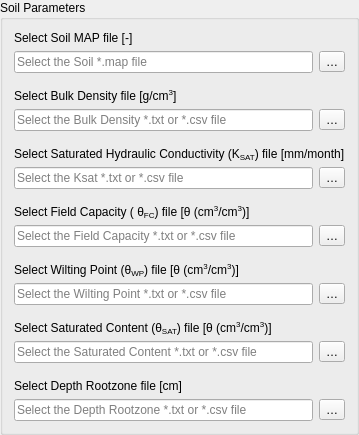
              <widget class="QGroupBox" name="groupBox_SoilParam">
               <property name="sizePolicy">
                <sizepolicy hsizetype="Minimum" vsizetype="Minimum">
                 <horstretch>0</horstretch>
                 <verstretch>0</verstretch>
                </sizepolicy>
               </property>
               <property name="title">
                <string>Soil Parameters</string>
               </property>
               <layout class="QVBoxLayout" name="verticalLayout_18">
                <item>
                 <layout class="QVBoxLayout" name="verticalLayout_17">
                  <item>
                   <layout class="QGridLayout" name="gridLayout_24">
                    <item row="0" column="0">
                     <widget class="QLabel" name="label_SoilMap">
                      <property name="sizePolicy">
                       <sizepolicy hsizetype="Minimum" vsizetype="Minimum">
                        <horstretch>0</horstretch>
                        <verstretch>0</verstretch>
                       </sizepolicy>
                      </property>
                      <property name="toolTip">
                       <string>This map defines the soil classes.</string>
                      </property>
                      <property name="whatsThis">
                       <string>Path to map that represents the soil classes of the study area, the number of classes are defined by user and are related to hydraulic properties.</string>
                      </property>
                      <property name="text">
                       <string>Select Soil MAP file [-]</string>
                      </property>
                      <property name="buddy">
                       <cstring>btn_SoilMap</cstring>
                      </property>
                     </widget>
                    </item>
                    <item row="1" column="0">
                     <layout class="QHBoxLayout" name="horizontalLayout_18">
                      <item>
                       <widget class="QLineEdit" name="lineEdt_SoilMap">
                        <property name="toolTip">
                         <string>This map defines the soil classes.</string>
                        </property>
                        <property name="whatsThis">
                         <string>Path to map that represents the soil classes of the study area, the number of classes are defined by user and are related to hydraulic properties.</string>
                        </property>
                        <property name="text">
                         <string/>
                        </property>
                        <property name="placeholderText">
                         <string>Select the Soil *.map file</string>
                        </property>
                        <property name="clearButtonEnabled">
                         <bool>true</bool>
                        </property>
                       </widget>
                      </item>
                      <item>
                       <widget class="QToolButton" name="btn_SoilMap">
                        <property name="toolTip">
                         <string>This map defines the soil classes.</string>
                        </property>
                        <property name="whatsThis">
                         <string>Path to map that represents the soil classes of the study area, the number of classes are defined by user and are related to hydraulic properties.</string>
                        </property>
                        <property name="text">
                         <string>…</string>
                        </property>
                       </widget>
                      </item>
                     </layout>
                    </item>
                   </layout>
                  </item>
                  <item>
                   <spacer name="verticalSpacer_13">
                    <property name="orientation">
                     <enum>Qt::Vertical</enum>
                    </property>
                    <property name="sizeHint" stdset="0">
                     <size>
                      <width>20</width>
                      <height>10</height>
                     </size>
                    </property>
                   </spacer>
                  </item>
                  <item>
                   <layout class="QGridLayout" name="gridLayout_22">
                    <item row="0" column="0">
                     <widget class="QLabel" name="label_DensityDg">
                      <property name="sizePolicy">
                       <sizepolicy hsizetype="Minimum" vsizetype="Minimum">
                        <horstretch>0</horstretch>
                        <verstretch>0</verstretch>
                       </sizepolicy>
                      </property>
                      <property name="toolTip">
                       <string>Values of Bulk density for each soil class.</string>
                      </property>
                      <property name="whatsThis">
                       <string>This file is a *.txt or *.csv file with values, representing the Bulk density for each soil class.
</string>
                      </property>
                      <property name="text">
                       <string>&lt;html&gt;&lt;head/&gt;&lt;body&gt;&lt;p&gt;Select Bulk Density file [g/cm&lt;span style=&quot; vertical-align:super;&quot;&gt;3&lt;/span&gt;]&lt;/p&gt;&lt;/body&gt;&lt;/html&gt;</string>
                      </property>
                      <property name="buddy">
                       <cstring>btn_DensityDg</cstring>
                      </property>
                     </widget>
                    </item>
                    <item row="1" column="0">
                     <layout class="QHBoxLayout" name="horizontalLayout_19">
                      <item>
                       <widget class="QLineEdit" name="lineEdt_DensityDg">
                        <property name="toolTip">
                         <string>Values of Bulk density for each soil class.</string>
                        </property>
                        <property name="whatsThis">
                         <string>This file is a *.txt or *.csv file with values, representing the Bulk density for each soil class.
</string>
                        </property>
                        <property name="text">
                         <string/>
                        </property>
                        <property name="placeholderText">
                         <string>Select the Bulk Density *.txt or *.csv file</string>
                        </property>
                        <property name="clearButtonEnabled">
                         <bool>true</bool>
                        </property>
                       </widget>
                      </item>
                      <item>
                       <widget class="QToolButton" name="btn_DensityDg">
                        <property name="toolTip">
                         <string>Values of Bulk density for each soil class.</string>
                        </property>
                        <property name="whatsThis">
                         <string>This file is a *.txt or *.csv file with values, representing the Bulk density for each soil class.
</string>
                        </property>
                        <property name="text">
                         <string>…</string>
                        </property>
                       </widget>
                      </item>
                     </layout>
                    </item>
                   </layout>
                  </item>
                  <item>
                   <spacer name="verticalSpacer_14">
                    <property name="orientation">
                     <enum>Qt::Vertical</enum>
                    </property>
                    <property name="sizeHint" stdset="0">
                     <size>
                      <width>20</width>
                      <height>10</height>
                     </size>
                    </property>
                   </spacer>
                  </item>
                  <item>
                   <layout class="QGridLayout" name="gridLayout_21">
                    <item row="0" column="0">
                     <widget class="QLabel" name="label_HydraulicConductivityKr">
                      <property name="sizePolicy">
                       <sizepolicy hsizetype="Minimum" vsizetype="Minimum">
                        <horstretch>0</horstretch>
                        <verstretch>0</verstretch>
                       </sizepolicy>
                      </property>
                      <property name="toolTip">
                       <string>Values of saturated hydraulic conductivity for each soil class.</string>
                      </property>
                      <property name="whatsThis">
                       <string>This file is a *.txt or *.csv file with values, representing the saturated hydraulic conductivity for each soil class.</string>
                      </property>
                      <property name="text">
                       <string>&lt;html&gt;&lt;head/&gt;&lt;body&gt;&lt;p&gt;Select Saturated Hydraulic Conductivity (K&lt;span style=&quot; vertical-align:sub;&quot;&gt;SAT&lt;/span&gt;) file [mm/month]&lt;/p&gt;&lt;/body&gt;&lt;/html&gt;</string>
                      </property>
                      <property name="buddy">
                       <cstring>btn_HydraulicConductivityKr</cstring>
                      </property>
                     </widget>
                    </item>
                    <item row="1" column="0">
                     <layout class="QHBoxLayout" name="horizontalLayout_20">
                      <item>
                       <widget class="QLineEdit" name="lineEdt_HydraulicConductivityKr">
                        <property name="toolTip">
                         <string>Values of saturated hydraulic conductivity for each soil class.</string>
                        </property>
                        <property name="whatsThis">
                         <string>This file is a *.txt or *.csv file with values, representing the saturated hydraulic conductivity for each soil class.</string>
                        </property>
                        <property name="text">
                         <string/>
                        </property>
                        <property name="placeholderText">
                         <string>Select the Ksat *.txt or *.csv file</string>
                        </property>
                        <property name="clearButtonEnabled">
                         <bool>true</bool>
                        </property>
                       </widget>
                      </item>
                      <item>
                       <widget class="QToolButton" name="btn_HydraulicConductivityKr">
                        <property name="toolTip">
                         <string>Values of saturated hydraulic conductivity for each soil class.</string>
                        </property>
                        <property name="whatsThis">
                         <string>This file is a *.txt or *.csv file with values, representing the saturated hydraulic conductivity for each soil class.</string>
                        </property>
                        <property name="text">
                         <string>…</string>
                        </property>
                       </widget>
                      </item>
                     </layout>
                    </item>
                   </layout>
                  </item>
                  <item>
                   <spacer name="verticalSpacer_15">
                    <property name="orientation">
                     <enum>Qt::Vertical</enum>
                    </property>
                    <property name="sizeHint" stdset="0">
                     <size>
                      <width>20</width>
                      <height>10</height>
                     </size>
                    </property>
                   </spacer>
                  </item>
                  <item>
                   <layout class="QGridLayout" name="gridLayout_20">
                    <item row="0" column="0">
                     <widget class="QLabel" name="label_FieldCapacityCC">
                      <property name="sizePolicy">
                       <sizepolicy hsizetype="Minimum" vsizetype="Minimum">
                        <horstretch>0</horstretch>
                        <verstretch>0</verstretch>
                       </sizepolicy>
                      </property>
                      <property name="toolTip">
                       <string>Values of field capacity water content (θ) for each soil class.</string>
                      </property>
                      <property name="whatsThis">
                       <string>This file is a *.txt or *.csv file with values, representing the field capacity water content (θ)y for each soil class.</string>
                      </property>
                      <property name="text">
                       <string>&lt;html&gt;&lt;head/&gt;&lt;body&gt;&lt;p&gt;Select Field Capacity ( θ&lt;span style=&quot; vertical-align:sub;&quot;&gt;FC&lt;/span&gt;) file [θ (cm&lt;span style=&quot; vertical-align:super;&quot;&gt;3&lt;/span&gt;/cm&lt;span style=&quot; vertical-align:super;&quot;&gt;3&lt;/span&gt;)]&lt;/p&gt;&lt;/body&gt;&lt;/html&gt;</string>
                      </property>
                      <property name="buddy">
                       <cstring>btn_FieldCapacityCC</cstring>
                      </property>
                     </widget>
                    </item>
                    <item row="1" column="0">
                     <layout class="QHBoxLayout" name="horizontalLayout_21">
                      <item>
                       <widget class="QLineEdit" name="lineEdt_FieldCapacityCC">
                        <property name="toolTip">
                         <string>Values of field capacity water content (θ) for each soil class.</string>
                        </property>
                        <property name="whatsThis">
                         <string>This file is a *.txt or *.csv file with values, representing the field capacity water content (θ)y for each soil class.</string>
                        </property>
                        <property name="text">
                         <string/>
                        </property>
                        <property name="placeholderText">
                         <string>Select the Field Capacity *.txt or *.csv file</string>
                        </property>
                        <property name="clearButtonEnabled">
                         <bool>true</bool>
                        </property>
                       </widget>
                      </item>
                      <item>
                       <widget class="QToolButton" name="btn_FieldCapacityCC">
                        <property name="toolTip">
                         <string>Values of field capacity water content (θ) for each soil class.</string>
                        </property>
                        <property name="whatsThis">
                         <string>This file is a *.txt or *.csv file with values, representing the field capacity water content (θ)y for each soil class.</string>
                        </property>
                        <property name="text">
                         <string>…</string>
                        </property>
                       </widget>
                      </item>
                     </layout>
                    </item>
                   </layout>
                  </item>
                  <item>
                   <spacer name="verticalSpacer_16">
                    <property name="orientation">
                     <enum>Qt::Vertical</enum>
                    </property>
                    <property name="sizeHint" stdset="0">
                     <size>
                      <width>20</width>
                      <height>10</height>
                     </size>
                    </property>
                   </spacer>
                  </item>
                  <item>
                   <layout class="QGridLayout" name="gridLayout_19">
                    <item row="0" column="0">
                     <widget class="QLabel" name="label_WiltingPointWP">
                      <property name="sizePolicy">
                       <sizepolicy hsizetype="Minimum" vsizetype="Minimum">
                        <horstretch>0</horstretch>
                        <verstretch>0</verstretch>
                       </sizepolicy>
                      </property>
                      <property name="toolTip">
                       <string>Values of Wilting Point (θwp) for each soil class.</string>
                      </property>
                      <property name="whatsThis">
                       <string>This file is a *.txt or *.csv file with values, representing the Wilting Point (θwp) for each soil class.</string>
                      </property>
                      <property name="text">
                       <string>&lt;html&gt;&lt;head/&gt;&lt;body&gt;&lt;p&gt;Select Wilting Point (θ&lt;span style=&quot; vertical-align:sub;&quot;&gt;WP&lt;/span&gt;) file [θ (cm&lt;span style=&quot; vertical-align:super;&quot;&gt;3&lt;/span&gt;/cm&lt;span style=&quot; vertical-align:super;&quot;&gt;3&lt;/span&gt;)]&lt;/p&gt;&lt;/body&gt;&lt;/html&gt;</string>
                      </property>
                      <property name="buddy">
                       <cstring>btn_WiltingPointWP</cstring>
                      </property>
                     </widget>
                    </item>
                    <item row="1" column="0">
                     <layout class="QHBoxLayout" name="horizontalLayout_22">
                      <item>
                       <widget class="QLineEdit" name="lineEdt_WiltingPointWP">
                        <property name="toolTip">
                         <string>Values of Wilting Point (θwp) for each soil class.</string>
                        </property>
                        <property name="whatsThis">
                         <string>This file is a *.txt or *.csv file with values, representing the Wilting Point (θwp) for each soil class.</string>
                        </property>
                        <property name="text">
                         <string/>
                        </property>
                        <property name="placeholderText">
                         <string>Select the Wilting Point *.txt or *.csv file</string>
                        </property>
                        <property name="clearButtonEnabled">
                         <bool>true</bool>
                        </property>
                       </widget>
                      </item>
                      <item>
                       <widget class="QToolButton" name="btn_WiltingPointWP">
                        <property name="toolTip">
                         <string>Values of Wilting Point (θwp) for each soil class.</string>
                        </property>
                        <property name="whatsThis">
                         <string>This file is a *.txt or *.csv file with values, representing the Wilting Point (θwp) for each soil class.</string>
                        </property>
                        <property name="text">
                         <string>…</string>
                        </property>
                       </widget>
                      </item>
                     </layout>
                    </item>
                   </layout>
                  </item>
                  <item>
                   <spacer name="verticalSpacer_17">
                    <property name="orientation">
                     <enum>Qt::Vertical</enum>
                    </property>
                    <property name="sizeHint" stdset="0">
                     <size>
                      <width>20</width>
                      <height>10</height>
                     </size>
                    </property>
                   </spacer>
                  </item>
                  <item>
                   <layout class="QGridLayout" name="gridLayout_7">
                    <item row="0" column="0">
                     <widget class="QLabel" name="label_Saturation">
                      <property name="sizePolicy">
                       <sizepolicy hsizetype="Minimum" vsizetype="Minimum">
                        <horstretch>0</horstretch>
                        <verstretch>0</verstretch>
                       </sizepolicy>
                      </property>
                      <property name="toolTip">
                       <string>Values of saturated content for each soil class.</string>
                      </property>
                      <property name="whatsThis">
                       <string>This file is a *.txt or *.csv file with values, representing the saturated content for each soil class.</string>
                      </property>
                      <property name="text">
                       <string>&lt;html&gt;&lt;head/&gt;&lt;body&gt;&lt;p&gt;Select Saturated Content (θ&lt;span style=&quot; vertical-align:sub;&quot;&gt;SAT&lt;/span&gt;) file [θ (cm&lt;span style=&quot; vertical-align:super;&quot;&gt;3&lt;/span&gt;/cm&lt;span style=&quot; vertical-align:super;&quot;&gt;3&lt;/span&gt;)]&lt;/p&gt;&lt;/body&gt;&lt;/html&gt;</string>
                      </property>
                      <property name="buddy">
                       <cstring>btn_Saturation</cstring>
                      </property>
                     </widget>
                    </item>
                    <item row="1" column="0">
                     <layout class="QHBoxLayout" name="horizontalLayout_24">
                      <item>
                       <widget class="QLineEdit" name="lineEdt_Saturation">
                        <property name="toolTip">
                         <string>Values of saturated content for each soil class.</string>
                        </property>
                        <property name="whatsThis">
                         <string>This file is a *.txt or *.csv file with values, representing the saturated content for each soil class.</string>
                        </property>
                        <property name="text">
                         <string/>
                        </property>
                        <property name="placeholderText">
                         <string>Select the Saturated Content *.txt or *.csv file</string>
                        </property>
                        <property name="clearButtonEnabled">
                         <bool>true</bool>
                        </property>
                       </widget>
                      </item>
                      <item>
                       <widget class="QToolButton" name="btn_Saturation">
                        <property name="toolTip">
                         <string>Values of saturated content for each soil class.</string>
                        </property>
                        <property name="whatsThis">
                         <string>This file is a *.txt or *.csv file with values, representing the saturated content for each soil class.</string>
                        </property>
                        <property name="text">
                         <string>…</string>
                        </property>
                       </widget>
                      </item>
                     </layout>
                    </item>
                   </layout>
                  </item>
                  <item>
                   <spacer name="verticalSpacer_19">
                    <property name="orientation">
                     <enum>Qt::Vertical</enum>
                    </property>
                    <property name="sizeHint" stdset="0">
                     <size>
                      <width>20</width>
                      <height>10</height>
                     </size>
                    </property>
                   </spacer>
                  </item>
                  <item>
                   <layout class="QGridLayout" name="gridLayout_6">
                    <item row="0" column="0">
                     <widget class="QLabel" name="label_RootZoneThickNessZr">
                      <property name="sizePolicy">
                       <sizepolicy hsizetype="Minimum" vsizetype="Minimum">
                        <horstretch>0</horstretch>
                        <verstretch>0</verstretch>
                       </sizepolicy>
                      </property>
                      <property name="toolTip">
                       <string>Values of depth rootzone for each soil class.</string>
                      </property>
                      <property name="whatsThis">
                       <string>This file is a *.txt or *.csv file with values, representing the depth rootzone for each soil class.</string>
                      </property>
                      <property name="text">
                       <string>Select Depth Rootzone file [cm]</string>
                      </property>
                      <property name="buddy">
                       <cstring>btn_RootZoneThickNessZr</cstring>
                      </property>
                     </widget>
                    </item>
                    <item row="1" column="0">
                     <layout class="QHBoxLayout" name="horizontalLayout_25">
                      <item>
                       <widget class="QLineEdit" name="lineEdt_RootZoneThicknessZr">
                        <property name="toolTip">
                         <string>Values of depth rootzone for each soil class.</string>
                        </property>
                        <property name="whatsThis">
                         <string>This file is a *.txt or *.csv file with values, representing the depth rootzone for each soil class.</string>
                        </property>
                        <property name="text">
                         <string/>
                        </property>
                        <property name="placeholderText">
                         <string>Select the Depth Rootzone *.txt or *.csv file</string>
                        </property>
                        <property name="clearButtonEnabled">
                         <bool>true</bool>
                        </property>
                       </widget>
                      </item>
                      <item>
                       <widget class="QToolButton" name="btn_RootZoneThickNessZr">
                        <property name="toolTip">
                         <string>Values of depth rootzone for each soil class.</string>
                        </property>
                        <property name="whatsThis">
                         <string>This file is a *.txt or *.csv file with values, representing the depth rootzone for each soil class.</string>
                        </property>
                        <property name="text">
                         <string>…</string>
                        </property>
                       </widget>
                      </item>
                     </layout>
                    </item>
                   </layout>
                  </item>
                 </layout>
                </item>
               </layout>
              </widget>
